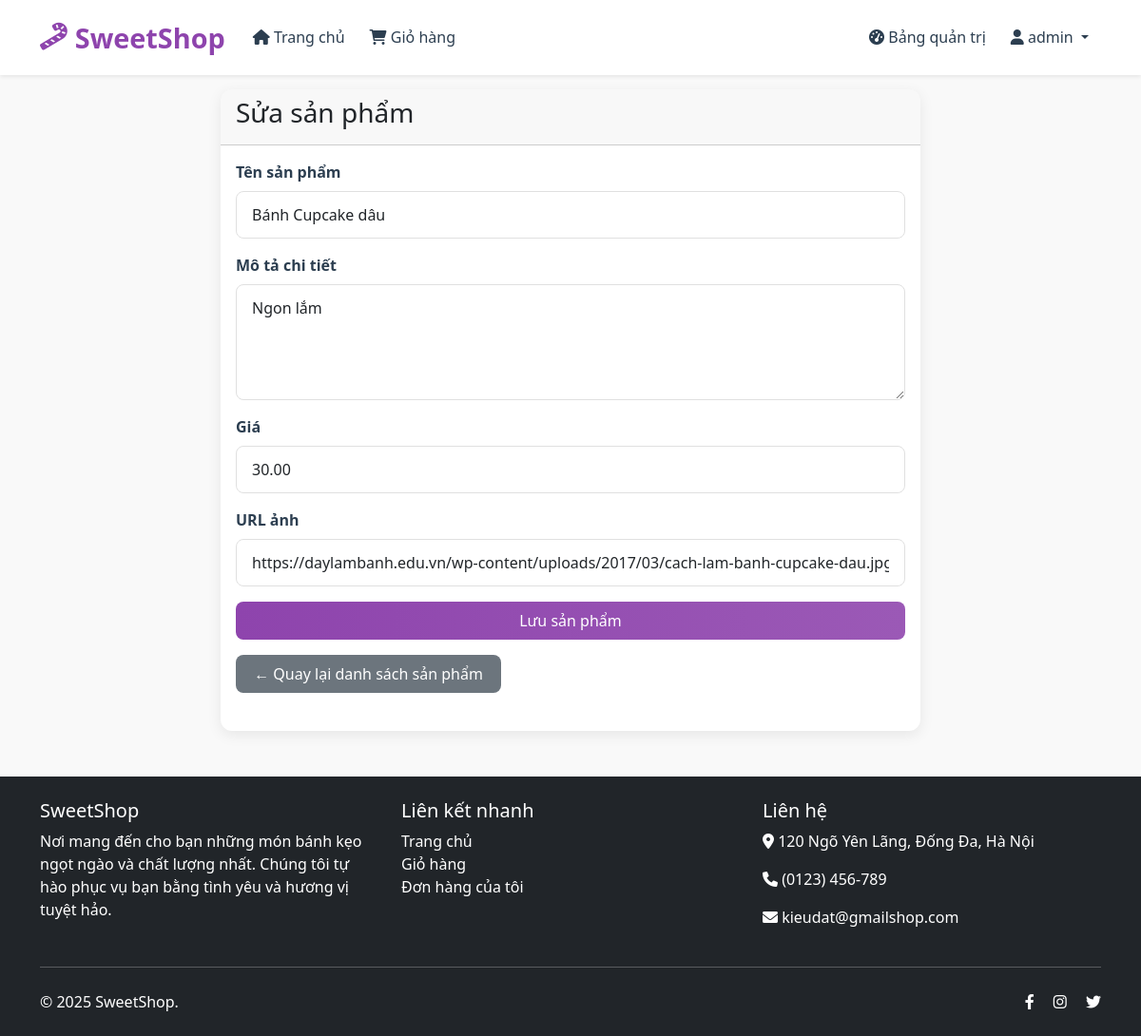
/products/edit/1 (signed in), run on the app's committed database.
### app/models.py (models this page shows, shortened)
class User(UserMixin, db.Model):
    __tablename__ = 'users'
    id = db.Column(db.Integer, primary_key=True)
    username = db.Column(db.String(80), nullable=False, unique=True)
    password_hash = db.Column(db.String(120), nullable=False)
    role = db.Column(db.String(10), nullable=False, default='USER')  # 'USER' or 'ADMIN'
    created_at = db.Column(db.DateTime, nullable=False, default=datetime.utcnow)
    cart_items = db.relationship('Cart', backref='user', lazy=True, cascade='all, delete-orphan')
    orders = db.relationship('Order', backref='customer', lazy=True, cascade='all, delete-orphan')
    addresses = db.relationship('Address', backref='user', lazy=True, cascade='all, delete-orphan')

class Product(db.Model):
    __tablename__ = 'products'
    id = db.Column(db.Integer, primary_key=True)
    name = db.Column(db.String(100), nullable=False)
    description = db.Column(db.Text)
    price = db.Column(db.Numeric(10, 2), nullable=False)
    image_url = db.Column(db.String(200))
    cart_items = db.relationship('Cart', backref='product', lazy=True, cascade='all, delete-orphan')
    order_items = db.relationship('OrderItem', back_populates='product', cascade='all, delete-orphan')

### app/admin/routes.py (the view, shortened to what this page needs)
@bp.route('/products/edit/<int:id>', methods=['GET', 'POST'])
@login_required
@admin_required
def edit_product(id):
    product = Product.query.get_or_404(id)
    form = ProductForm(obj=product)
    return render_template('admin/_product_form.html', form=form, title='Sửa sản phẩm', product=product)

### app/admin/forms.py
class ProductForm(FlaskForm):
    name = StringField('Tên sản phẩm', validators=[DataRequired(), Length(max=100)])
    description = TextAreaField('Mô tả chi tiết', validators=[Length(max=500)])
    price = DecimalField('Giá', validators=[DataRequired(), NumberRange(min=0.01)])
    image_url = StringField('URL ảnh', validators=[Length(max=200)])
    submit = SubmitField('Lưu sản phẩm')

### app/__init__.py (called while the page is built)
def create_app(config_class=Config):
    app = Flask(__name__)
    app.config.from_object(config_class)
    db.init_app(app)
    login_manager.init_app(app)
    bcrypt.init_app(app)
    migrate = Migrate(app, db)  # Initialize Flask-Migrate
    login_manager.login_view = 'auth.login'
    login_manager.login_message = 'Đăng nhập để truy cập trang này.'
    from app.auth import bp as auth_bp
    app.register_blueprint(auth_bp)
    from app.admin import bp as admin_bp
    app.register_blueprint(admin_bp)
    from app.main import bp as main_bp
    app.register_blueprint(main_bp)
    @login_manager.user_loader
    def load_user(user_id):
        from app.models import User
        return User.query.get(int(user_id))
    return app

### app/templates/admin/_product_form.html (shortened to what this page needs)
{% extends "base.html" %}
{% block content %}
<div class="row justify-content-center">
    <div class="col-md-8">
        <div class="card">
            <div class="card-header">
                <h3>{{ title }}</h3>
            </div>
            <div class="card-body">
                <form method="POST">
                    <div class="mb-3">
                        {{ form.name.label(class="form-label") }}
                        {{ form.name(class="form-control") }}
                    </div>
                    <div class="mb-3">
                        {{ form.description.label(class="form-label") }}
                        {{ form.description(class="form-control", rows="4") }}
                    </div>
                    <div class="mb-3">
                        {{ form.price.label(class="form-label") }}
                        {{ form.price(class="form-control") }}
                    </div>
                    <div class="mb-3">
                        {{ form.image_url.label(class="form-label") }}
                        {{ form.image_url(class="form-control") }}
                    </div>
                    <div class="d-grid">
                        {{ form.submit(class="btn btn-primary") }}
                    </div>
                </form>
                <div class="mt-3">
                    <a href="{{ url_for('admin.products') }}" class="btn btn-secondary">
                        ← Quay lại danh sách sản phẩm
                    </a>
                </div>
            </div>
        </div>
    </div>
</div>
{% endblock %}

### app/templates/base.html (shortened to what this page needs)
<!DOCTYPE html>
<html lang="vi">
<head>
    <link href="https://cdn.jsdelivr.net/npm/bootstrap@5.3.0/dist/css/bootstrap.min.css" rel="stylesheet">
    <link rel="stylesheet" href="https://cdnjs.cloudflare.com/ajax/libs/font-awesome/6.0.0/css/all.min.css">
    <link rel="stylesheet" href="{{ url_for('static', filename='css/style.css') }}">
</head>
<body>
    <nav class="navbar navbar-expand-lg navbar-light bg-white fixed-top shadow-sm">
        <div class="container">
            <a class="navbar-brand" href="{{ url_for('main.home') }}">
                <i class="fas fa-candy-cane"></i> SweetShop
            </a>
            <div class="collapse navbar-collapse" id="navbarNav">
                <ul class="navbar-nav me-auto">
                    <li class="nav-item">
                        <a class="nav-link" href="{{ url_for('main.home') }}"><i class="fas fa-home"></i> Trang chủ</a>
                    </li>
                    {% if current_user.is_authenticated %}
                    <li class="nav-item">
                        <a class="nav-link" href="{{ url_for('main.view_cart') }}">
                            <i class="fas fa-shopping-cart"></i> Giỏ hàng
                            {% set cart_count = current_user.cart_items|length %}
                        </a>
                    </li>
                    {% endif %}
                </ul>
                <ul class="navbar-nav">
                    {% if current_user.is_authenticated %}
                        {% if current_user.role == 'ADMIN' %}
                            <li class="nav-item">
                                <a class="nav-link" href="{{ url_for('admin.dashboard') }}">
                                    <i class="fas fa-tachometer-alt"></i> Bảng quản trị
                                </a>
                            </li>
                        {% endif %}
                        <li class="nav-item dropdown">
                            <a class="nav-link dropdown-toggle" href="#" id="navbarDropdown" role="button" data-bs-toggle="dropdown">
                                <i class="fas fa-user"></i> {{ current_user.username }}
                            </a>
                        </li>
                    {% endif %}
                </ul>
            </div>
        </div>
    </nav>
    <div class="container mt-4">
        {% block content %}{% endblock %}
    </div>
    <footer class="footer mt-5 bg-dark text-white py-4">
        <div class="container">
            <div class="row">
                <div class="col-md-4 mb-4 mb-md-0">
                    <h5>SweetShop</h5>
                    <p>Nơi mang đến cho bạn những món bánh kẹo ngọt ngào và chất lượng nhất. Chúng tôi tự hào phục vụ bạn bằng tình yêu và hương vị tuyệt hảo.</p>
                </div>
                <div class="col-md-4 mb-4 mb-md-0">
                    <h5>Liên kết nhanh</h5>
                    <ul class="list-unstyled">
                        <li><a href="{{ url_for('main.home') }}" class="text-white text-decoration-none">Trang chủ</a></li>
                        <li><a href="{{ url_for('main.view_cart') }}" class="text-white text-decoration-none">Giỏ hàng</a></li>
                        <li><a href="{{ url_for('main.my_orders') }}" class="text-white text-decoration-none">Đơn hàng của tôi</a></li>
                    </ul>
                </div>
                <div class="col-md-4">
                    <h5>Liên hệ</h5>
                    <p><i class="fas fa-map-marker-alt"></i> 120 Ngõ Yên Lãng, Đống Đa, Hà Nội</p>
                    <p><i class="fas fa-phone"></i> (0123) 456-789</p>
                    <p><i class="fas fa-envelope"></i> kieudat@gmailshop.com</p>
                </div>
            </div>
            <hr class="my-4">
            <div class="d-flex justify-content-between align-items-center">
                <p class="mb-0">&copy; 2025 SweetShop.</p>
                <div>
                    <a href="#" class="text-white me-3"><i class="fab fa-facebook-f"></i></a>
                    <a href="#" class="text-white me-3"><i class="fab fa-instagram"></i></a>
                    <a href="#" class="text-white"><i class="fab fa-twitter"></i></a>
                </div>
            </div>
        </div>
    </footer>
</body>
</html>

### app/static/css/style.css (style rules this page uses)
:root { --primary-color: #8e44ad; --secondary-color: #3498db; --accent-color: #e74c3c; --light-color: #f8f9fa; --dark-color: #2c3e50; --success-color: #2ecc71; --text-color: #333; --border-color: #e0e0e0; }
body { background-color: #f9f9f9; font-family: 'Segoe UI', Tahoma, Geneva, Verdana, sans-serif; color: var(--text-color); padding-top: 70px; }
.navbar { box-shadow: 0 2px 10px rgba(0, 0, 0, 0.1); background-color: white !important; padding: 0.8rem 0; }
.navbar-brand { font-weight: 700; font-size: 1.8rem; color: var(--primary-color) !important; display: flex; align-items: center; }
.navbar-brand i { margin-right: 8px; }
.navbar-nav .nav-link { font-weight: 500; margin: 0 5px; transition: all 0.3s ease; color: var(--dark-color) !important; }
.card { border: none; border-radius: 12px; overflow: hidden; transition: all 0.3s ease; box-shadow: 0 4px 15px rgba(0, 0, 0, 0.08); margin-bottom: 1.5rem; height: 100%; }
.btn { border-radius: 8px; padding: 0.5rem 1.2rem; font-weight: 500; transition: all 0.3s ease; border: none; }
.btn-primary { background: linear-gradient(to right, var(--primary-color), #9b59b6); border: none; }
.form-control { border-radius: 8px; padding: 0.75rem 1rem; border: 1px solid var(--border-color); transition: all 0.3s ease; }
.form-label { font-weight: 600; color: var(--dark-color); }
.footer { background: var(--dark-color); color: white; padding: 3rem 0 1.5rem; margin-top: 4rem; }
.footer a { color: #bbb; transition: color 0.3s ease; }

### data on the page
User: username "admin"
Product: name "Bánh Cupcake dâu", description "Ngon lắm", price "30.00", image_url "https://daylambanh.edu.vn/wp-content/uploads/2017/03/cach-lam-banh-cupcake-dau.jpg"

### other printed values
{{ title }} "Sửa sản phẩm"
